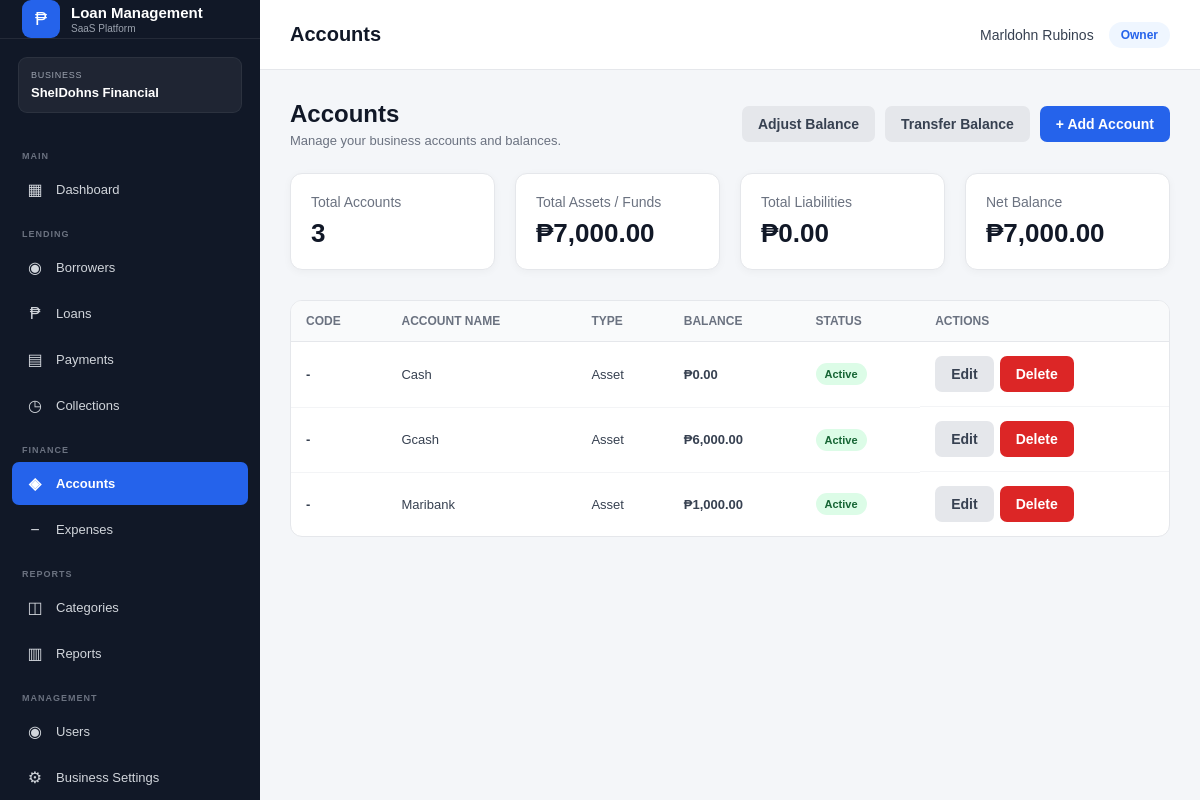
Before: /public/index.php?url=accounts (signed in) with the older database file.
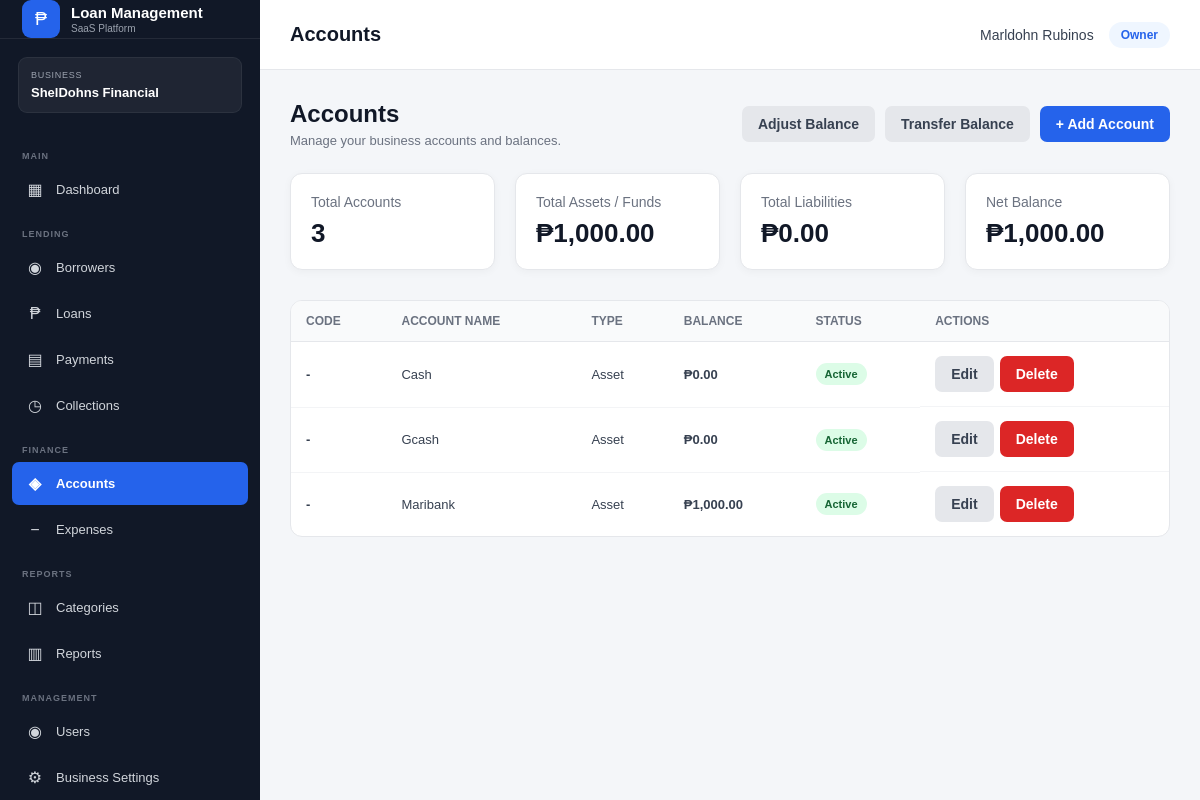
After: the same page with the newer database file.
### tables this page shows
CREATE TABLE `accounts` (
  `id` int(10) UNSIGNED NOT NULL,
  `business_id` bigint(20) UNSIGNED NOT NULL,
  `account_name` varchar(150) NOT NULL,
  `account_type` varchar(50) DEFAULT NULL,
  `balance` decimal(15,2) NOT NULL DEFAULT 0.00,
  `status` enum('active','inactive') NOT NULL DEFAULT 'active',
  `created_by` int(10) UNSIGNED DEFAULT NULL,
  `created_at` timestamp NOT NULL DEFAULT current_timestamp(),
  `updated_at` timestamp NOT NULL DEFAULT current_timestamp() ON UPDATE current_timestamp()
);

### app/views/accounts/index.php (the view, shortened to what the changed rows need)
<?php
$user = $user ?? Auth::user();
$tenantRole = $tenantRole ?? Auth::tenantRole();
$accounts = is_array($accounts ?? null)
    ? $accounts
    : [];
$totalAccounts = count($accounts);
$totalAssets = 0.00;
$totalLiabilities = 0.00;
$totalEquity = 0.00;
$totalIncome = 0.00;
$totalExpenses = 0.00;
foreach ($accounts as $account) {
    $accountType =
        strtolower(
            trim(
                $account['account_type']
                ?? $account['type']
                ?? ''
            )
        );
    $balance = (float)(
        $account['balance']
        ?? $account['current_balance']
        ?? 0
    );
    if ($accountType === 'asset') {
        $totalAssets += $balance;
    }
    elseif ($accountType === 'liability') {
        $totalLiabilities += $balance;
    }
    elseif ($accountType === 'equity') {
        $totalEquity += $balance;
    }
    elseif ($accountType === 'income') {
        $totalIncome += $balance;
    }
    elseif ($accountType === 'expense') {
        $totalExpenses += $balance;
    }
}
$netBalance =
    $totalAssets
    - $totalLiabilities;
?>
<!DOCTYPE html>
<html lang="en">
<head>
    <link
        rel="stylesheet"
        href="assets/css/style.css"
    >
</head>
<body>
<?php
require APP_PATH .
    '/views/layouts/sidebar.php';
?>
<div class="main-content">
    <nav class="navbar">
        <div class="page-title">
            Accounts
        </div>
        <div class="user-info">
            <span class="user-name">
                <?= htmlspecialchars(
                    $user['full_name']
                    ?? $user['username']
                    ?? 'User'
                ) ?>
            </span>
            <span class="badge">
                <?= htmlspecialchars(
                    $tenantRole
                    ?? 'User'
                ) ?>
            </span>
        </div>
    </nav>
    <div class="container">
        <div class="page-header">
            <div>
                <h1>
                    Accounts
                </h1>
                <p>
                    Manage your business
                    accounts and balances.
                </p>
            </div>
            <div
                style="
                    display:flex;
                    gap:10px;
                    flex-wrap:wrap;
                    align-items:center;
                "
            >
                <button
                    type="button"
                    class="btn btn-secondary"
                    onclick="openAdjustModal()"
                >
                    Adjust Balance
                </button>
                <button
                    type="button"
                    class="btn btn-secondary"
                    onclick="openTransferModal()"
                >
                    Transfer Balance
                </button>
                <button
                    type="button"
                    class="btn btn-primary"
                    onclick="openCreateModal()"
                >
                    + Add Account
                </button>
            </div>
        </div>
        <div class="account-summary-grid">
            <div class="account-summary-card">
                <div class="account-summary-title">
                    Total Accounts
                </div>
                <div class="account-summary-value">
                    <?= number_format(
                        $totalAccounts
                    ) ?>
                </div>
            </div>
            <div class="account-summary-card">
                <div class="account-summary-title">
                    Total Assets / Funds
                </div>
                <div class="account-summary-value">
                    ₱<?= number_format(
                        $totalAssets,
                        2
                    ) ?>
                </div>
            </div>
            <div class="account-summary-card">
                <div class="account-summary-title">
                    Total Liabilities
                </div>
                <div class="account-summary-value">
                    ₱<?= number_format(
                        $totalLiabilities,
                        2
                    ) ?>
                </div>
            </div>
            <div class="account-summary-card">
                <div class="account-summary-title">
                    Net Balance
                </div>
                <div class="account-summary-value">
                    ₱<?= number_format(
                        $netBalance,
                        2
                    ) ?>
                </div>
            </div>
        </div>
        <?php if (empty($accounts)): ?>
            <div
                class="form-card"
                style="margin-top:30px;"
            >
                <div class="empty-state">
                    <h3>
                        No Accounts Found
                    </h3>
                    <p>
                        You haven't added any
                        accounts yet.
                    </p>
                    <br>
                    <button
                        type="button"
                        class="btn btn-primary"
                        onclick="openCreateModal()"
                    >
                        Add Your First Account
                    </button>
                </div>
            </div>
        <?php else: ?>
            <div
                class="table-container"
                style="margin-top:30px;"
            >
                <table>
                    <thead>
                        <tr>
                            <th>
                                Code
                            </th>
                            <th>
                                Account Name
                            </th>
                            <th>
                                Type
                            </th>
                            <th>
                                Balance
                            </th>
                            <th>
                                Status
                            </th>
                            <th>
                                Actions
                            </th>
                        </tr>
                    </thead>
                    <tbody>
                    <?php foreach (
                        $accounts as $account
                    ): ?>
                        <?php
                        $accountId =
                            (int)(
                                $account['id']
                                ?? 0
                            );
                        $accountCode =
                            $account['account_code']
                            ?? $account['code']
                            ?? '';
                        $accountName =
                            $account['account_name']
                            ?? $account['name']
                            ?? '';
                        $accountType =
                            $account['account_type']
                            ?? $account['type']
                            ?? '';
                        $accountBalance =
                            (float)(
                                $account['balance']
                                ?? $account['current_balance']
                                ?? 0
                            );
                        $accountStatus =
                            $account['status']
                            ?? 'active';
                        $statusClass =
                            'status-' .
                            $accountStatus;
                        ?>
                        <tr>
                            <td>
                                <strong>
                                    <?= htmlspecialchars(
                                        $accountCode
                                        ?: '-'
                                    ) ?>
                                </strong>
                            </td>
                            <td>
                                <?= htmlspecialchars(
                                    $accountName
                                    ?: '-'
                                ) ?>
                            </td>
                            <td>
                                <?= htmlspecialchars(
                                    ucfirst(
                                        str_replace(
                                            '_',
                                            ' ',
                                            $accountType
                                        )
                                    )
                                ) ?>
                            </td>
                            <td>
                                <strong>
                                    ₱<?= number_format(
                                        $accountBalance,
                                        2
                                    ) ?>
                                </strong>
                            </td>
                            <td>
                                <span
                                    class="status <?= htmlspecialchars(
                                        $statusClass
                                    ) ?>"
                                >
                                    <?= htmlspecialchars(
                                        ucfirst(
                                            $accountStatus
                                        )
                                    ) ?>
                                </span>
                            </td>
                            <td
                                style="
                                    display:flex;
                                    gap:6px;
                                    flex-wrap:wrap;
                                "
                            >
                                <button
                                    type="button"
                                    class="btn btn-secondary"
                                    onclick="openEditModal(
                                        <?= $accountId ?>,
                                        <?= htmlspecialchars(
                                            json_encode(
                                                $accountName
                                            ),
                                            ENT_QUOTES,
                                            'UTF-8'
                                        ) ?>,
                                        <?= htmlspecialchars(
                                            json_encode(
                                                $accountType
                                            ),
                                            ENT_QUOTES,
                                            'UTF-8'
                                        ) ?>,
                                        <?= htmlspecialchars(
                                            json_encode(
                                                $accountBalance
                                            ),
                                            ENT_QUOTES,
                                            'UTF-8'
                                        ) ?>,
                                        <?= htmlspecialchars(
                                            json_encode(
                                                $accountStatus
                                            ),
                                            ENT_QUOTES,
                                            'UTF-8'
                                        ) ?>
                                    )"
                                >
                                    Edit
                                </button>
                                <form
                                    method="POST"
                                    action="index.php?url=accounts/delete"
                                    style="display:inline;"
                                    onsubmit="
                                        return confirm(
                                            'Are you sure you want to delete this account?'
                                        );
                                    "
                                >
                                    <button
                                        type="submit"
                                        class="btn btn-danger"
                                    >
                                        Delete
                                    </button>
                                </form>
                            </td>
                        </tr>
                    <?php endforeach; ?>
                    </tbody>
                </table>
            </div>
        <?php endif; ?>
    </div>
</div>
</body>
</html>

Changed rows visible on the page:
changed accounts "Gcash": balance "6,000.00" → "0.00"
Other visible differences:
$totalAssets: "7,000.00" → "1,000.00"
$netBalance: "7,000.00" → "1,000.00"
